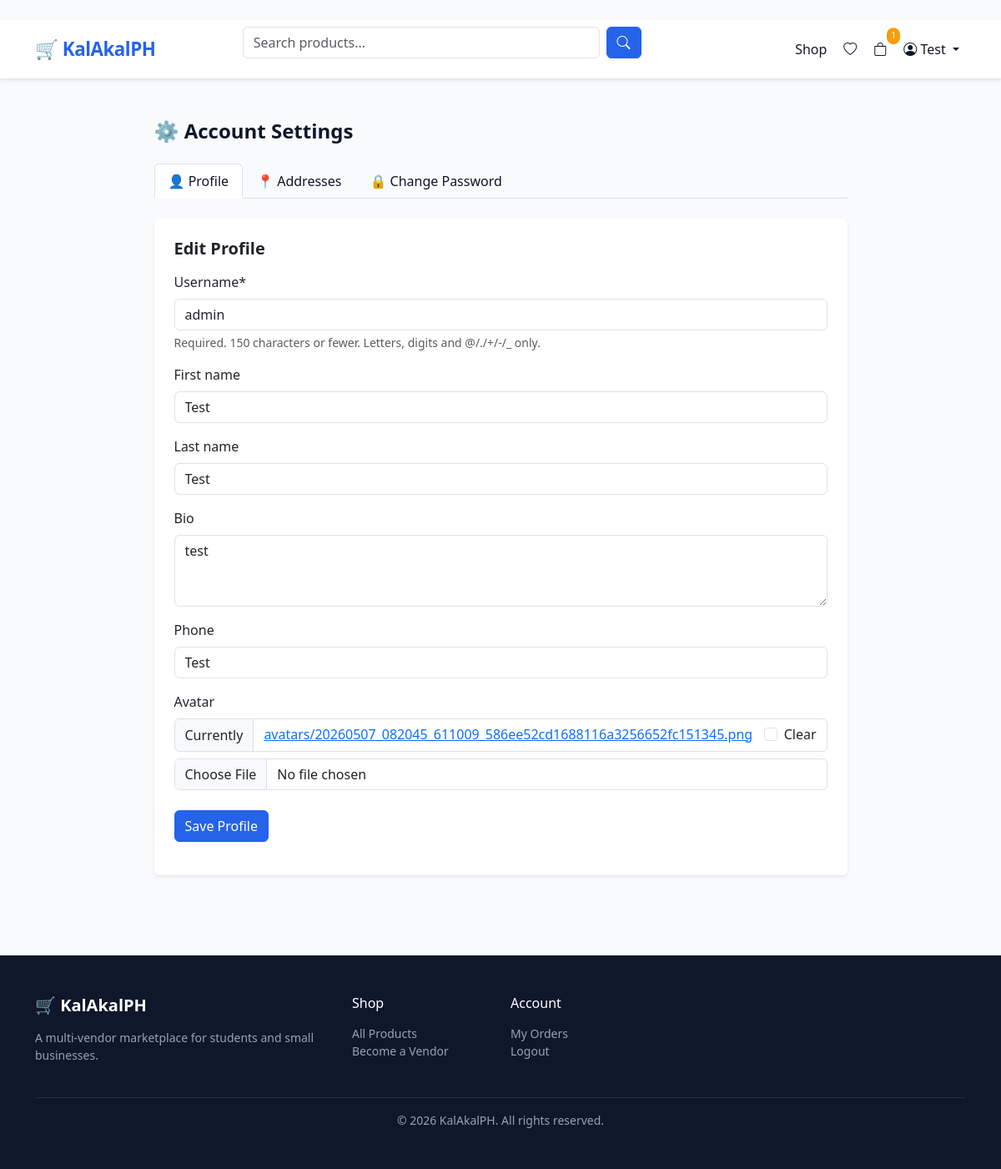
The app's page /profile/account/settings/ (signed in) with its own data.
### apps/users/models.py (models this page shows, shortened)
class User(AbstractUser):
    BUYER = 'buyer'
    VENDOR = 'vendor'
    ROLE_CHOICES = [(BUYER, 'Buyer'), (VENDOR, 'Vendor')]
    email = models.EmailField(unique=True)
    role = models.CharField(max_length=10, choices=ROLE_CHOICES, default=BUYER)
    avatar = models.ImageField(upload_to='avatars/', blank=True, null=True)
    bio = models.TextField(blank=True)
    phone = models.CharField(max_length=20, blank=True)
    is_verified = models.BooleanField(default=False)
    date_joined = models.DateTimeField(auto_now_add=True)
    USERNAME_FIELD = 'email'
    REQUIRED_FIELDS = ['username']
    @property
    def is_vendor(self):
        return self.role == self.VENDOR

### apps/users/views.py (the view, shortened to what this page needs)
# urls.py: path('account/settings/', views.settings_view, name='settings'),
@login_required
def settings_view(request):
    profile_form = EditProfileForm(instance=request.user)
    address_form = AddressForm()
    addresses = request.user.addresses.all()
    return render(request, 'users/settings.html', {
        'profile_form': profile_form,
        'address_form': address_form,
        'addresses': addresses,
    })

### apps/users/views.py
class EditProfileForm(forms.ModelForm):
    class Meta:
        model = User
        fields = ['username', 'first_name', 'last_name', 'bio', 'phone', 'avatar']
        widgets = {
            'bio': forms.Textarea(attrs={'rows': 3}),
        }

class AddressForm(forms.ModelForm):
    class Meta:
        model = Address
        fields = ['label', 'full_name', 'phone', 'street', 'city', 'province', 'postal_code', 'country', 'is_default']

### apps/orders/context_processors.py (called while the page is built)
def cart_context(request):
    cart_count = 0
    try:
        if request.user.is_authenticated:
            cart = Cart.objects.filter(user=request.user).first()
        else:
            session_key = request.session.session_key
            cart = Cart.objects.filter(session_key=session_key, user__isnull=True).first() if session_key else None
        if cart:
            cart_count = cart.item_count
    except Exception:
        pass
    return {'cart_count': cart_count}

### apps/orders/models.py (called while the page is built)
    @property
    def item_count(self):
        return self.items.aggregate(total=models.Sum('quantity'))['total'] or 0

### templates/users/settings.html (shortened to what this page needs)
﻿{% extends "base.html" %}
{% load crispy_forms_tags %}
{% block content %}
<div class="container py-5">
  <div class="row justify-content-center">
    <div class="col-md-9">
      <h4 class="fw-bold mb-4">⚙️ Account Settings</h4>
      <ul class="nav nav-tabs mb-4" id="settingsTabs">
        <li class="nav-item">
          <a class="nav-link active" data-bs-toggle="tab" href="#profile">👤 Profile</a>
        </li>
        <li class="nav-item">
          <a class="nav-link" data-bs-toggle="tab" href="#addresses">📍 Addresses</a>
        </li>
        <li class="nav-item">
          <a class="nav-link" href="{% url 'account_change_password' %}">🔒 Change Password</a>
        </li>
      </ul>
      <div class="tab-content">
        <div class="tab-pane fade show active" id="profile">
          <div class="card border-0 shadow-sm p-4">
            <h5 class="fw-bold mb-3">Edit Profile</h5>
            <form method="post" enctype="multipart/form-data">
              {{ profile_form|crispy }}
              <button type="submit" name="save_profile" class="btn btn-primary mt-2">Save Profile</button>
            </form>
          </div>
        </div>
      </div>
    </div>
  </div>
</div>
{% endblock %}

### templates/base.html (shortened to what this page needs)
﻿<!DOCTYPE html>
<html lang="en">
<head>
  <link href="https://cdn.jsdelivr.net/npm/bootstrap@5.3.3/dist/css/bootstrap.min.css" rel="stylesheet" />
  <link href="https://cdn.jsdelivr.net/npm/bootstrap-icons@1.11.3/font/bootstrap-icons.min.css" rel="stylesheet" />
</head>
<body>
<nav class="navbar navbar-expand-lg sticky-top shadow-sm">
  <div class="container">
    <a class="navbar-brand" href="/">&#128722; KalAkalPH</a>
    <div class="collapse navbar-collapse" id="navMain">
      <form class="d-flex mx-auto w-50" method="get" action="{% url 'products:list' %}">
        <input class="form-control me-2" type="search" name="q" placeholder="Search products..." value="{{ request.GET.q }}">
        <button class="btn btn-primary" type="submit"><i class="bi bi-search"></i></button>
      </form>
      <ul class="navbar-nav ms-auto align-items-center gap-1">
        <li class="nav-item">
          <a class="nav-link" href="{% url 'products:list' %}">Shop</a>
        </li>
        {% if user.is_authenticated %}
          <li class="nav-item">
            <a class="nav-link" href="{% url 'products:wishlist' %}"><i class="bi bi-heart"></i></a>
          </li>
          <li class="nav-item">
            <a class="nav-link position-relative" href="{% url 'orders:cart' %}">
              <i class="bi bi-bag"></i>
              {% if cart_count %}
                <span class="cart-badge position-absolute top-0 start-100 translate-middle">{{ cart_count }}</span>
              {% endif %}
            </a>
          </li>
          <li class="nav-item dropdown">
            <a class="nav-link dropdown-toggle" href="#" data-bs-toggle="dropdown">
              <i class="bi bi-person-circle"></i> {{ user.get_short_name|default:user.email }}
            </a>
          </li>
        {% endif %}
      </ul>
    </div>
  </div>
</nav>
<main>
  {% block content %}{% endblock %}
</main>
<footer class="py-5 mt-5">
  <div class="container">
    <div class="row g-4">
      <div class="col-md-4">
        <h5 class="text-white fw-bold mb-3">&#128722; KalAkalPH</h5>
        <p class="small">A multi-vendor marketplace for students and small businesses.</p>
      </div>
      <div class="col-md-2">
        <h6 class="text-white mb-3">Shop</h6>
        <ul class="list-unstyled small">
          <li><a href="{% url 'products:list' %}">All Products</a></li>
          <li><a href="{% url 'vendors:apply' %}">Become a Vendor</a></li>
        </ul>
      </div>
      <div class="col-md-2">
        <h6 class="text-white mb-3">Account</h6>
        <ul class="list-unstyled small">
          {% if user.is_authenticated %}
            <li><a href="{% url 'orders:order_list' %}">My Orders</a></li>
            <li><a href="{% url 'account_logout' %}">Logout</a></li>
          {% else %}
            <li><a href="{% url 'account_login' %}">Login</a></li>
            <li><a href="{% url 'account_signup' %}">Sign Up</a></li>
          {% endif %}
        </ul>
      </div>
    </div>
    <hr class="border-secondary mt-4">
    <p class="text-center small mb-0">&copy; {% now "Y" %} KalAkalPH. All rights reserved.</p>
  </div>
</footer>
</body>
</html>

### templates/base.html (style rules this page uses)
:root { --primary: #2563eb; --primary-dark: #1d4ed8; --accent: #f59e0b; --surface: #f8fafc; --text: #0f172a; --muted: #64748b; --border: #e2e8f0; }
body { background: var(--surface); color: var(--text); font-family: 'Segoe UI', system-ui, sans-serif; }
.navbar { background: #fff; border-bottom: 1px solid var(--border); z-index: 1030; }
.navbar-brand { font-weight: 800; color: var(--primary) !important; font-size: 1.4rem; letter-spacing: -0.5px; }
.nav-link { color: var(--text) !important; font-weight: 500; }
.btn-primary { background: var(--primary); border-color: var(--primary); }
.cart-badge { background: var(--accent); color: #fff; font-size: 0.65rem; padding: 2px 5px; border-radius: 99px; }
footer { background: #0f172a; color: #94a3b8; }
footer a { color: #94a3b8; text-decoration: none; }

### records on screen
User: get_short_name "Test", username "admin", first_name "Test", last_name "Test", bio "test", phone "Test"

### other values on screen
{{ cart_count }} "1"
